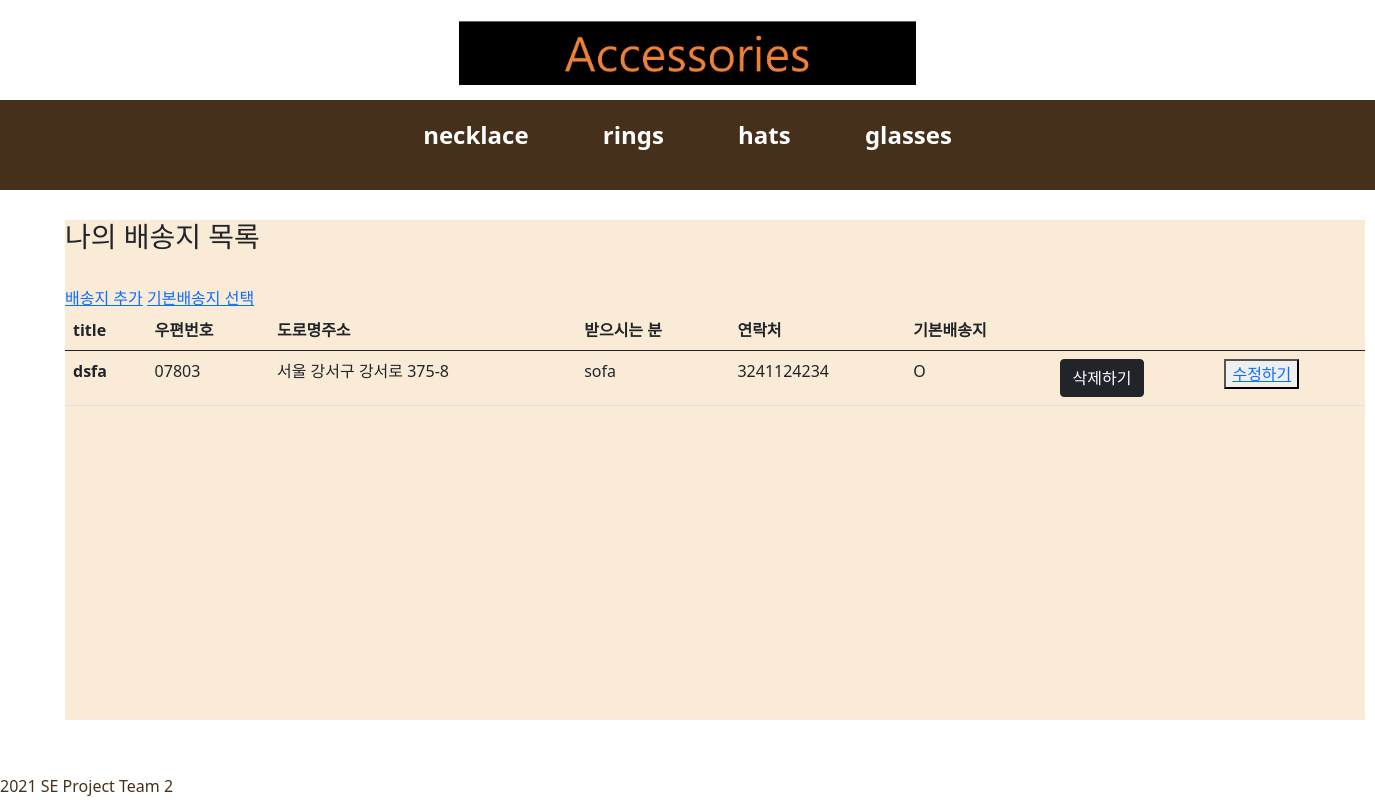
The page /create/ (signed in) on the database its author committed.
### shoppingApp/models.py (models this page shows, shortened)
class address(models.Model):
    accounts = models.ForeignKey(UserAccounts, on_delete=models.CASCADE, null=True)
    title = models.CharField(max_length=200)
    post_num= models.CharField(max_length=200,null=True)
    road_address=models.CharField(max_length=200,null=True)
    detail_address=models.TextField()
    post_name=models.CharField(max_length=20,null=True)
    post_phonenum=models.IntegerField(null=True)
    is_default = models.BooleanField(default='False')

### shoppingApp/views.py (the view)
# urls.py: path('create/', shoppingView.create_view, name='create'),
def create_view(request):
    cart_count=context_processors.counter(request)
    cart_count=int(cart_count)
    count={'cart_count':cart_count}
    uid=request.session.get('user_id')
    get_all=UserAccounts.objects.all()
    get_user=get_all.filter(user_id=uid)
    shippings = address.objects.filter(accounts__in=get_user)
    if shippings is None:
        return render(request, 'create.html')
    return render(request, 'create.html', {'shippings':  shippings, 'count':count})

### cartApp/context_processors.py (called while the page is built)
def counter(request):
    item_count=0
    if 'admin' in request.path:
        return {}
    else:
        try:
            cart= Cart.objects.filter(cart_id=request.session.get('user_id'))
            cart_items = CartItem.objects.all().filter(cart=cart[:1])
            for cart_item in cart_items:
                item_count+=cart_item.quantity
        except Cart.DoesNotExist:
            item_count=0
    return item_count

### shoppingApp/templates/create.html (shortened to what this page needs)
{% extends 'base.html' %}
{% block content %}
<section>
<div>
<h3>나의 배송지 목록</h3><br>
<a href="{%url 'newpost' %}">배송지 추가</a>
<a href="{%url 'create_default' %}">기본배송지 선택</a>
<table class="table">
    <thead>
      <tr>
        <th scope="col">title</th>
        <th scope="col">우편번호</th>
        <th scope="col">도로명주소</th>
        <th scope="col">받으시는 분</th>
        <th scope="col">연락처</th>
        <th scope="col">기본배송지</th>
        <th scope="col"></th>
        <th scope="col"></th>
      </tr>
    </thead>
    {% for address in shippings %}
    <tbody>
      <tr>
        <th scope="row">{{address.title}}</th>
        <td>{{address.post_num}}</td>
        <td>{{address.road_address}}</td>
        <td>{{address.post_name}}</td>
        <td>{{address.post_phonenum}}</td>
        {%if address.is_default%}
        <td>  O</td>
        {% else %}
        <td></td>
        {%endif %}
        <form action="{% url 'delete' address.pk%}" method="POST">
        <td><input class="btn btn-dark" type="submit" value="삭제하기" ></td>
        </form>
        <td><button type="button"><a href="{%url 'edit' address.pk%}">수정하기</a></button></td>
    </tbody>
    {%  endfor %}
</table>
</div>
</section>
{% endblock %}

### static/css/userMain.css (style rules this page uses)
section { position: absolute; top: 220px; height: 500px; width: 100%; }

### shoppingApp/static/css/login.css (style rules this page uses)
section { position: absolute; top: 220px; height: 500px; width: 1300px; margin-left: 65px; background-color: #FAEBD7; }

### rows shown on the page
address: title "dsfa", post_num "07803", road_address "서울 강서구 강서로 375-8", post_name "sofa", post_phonenum "3241124234", is_default "O"
